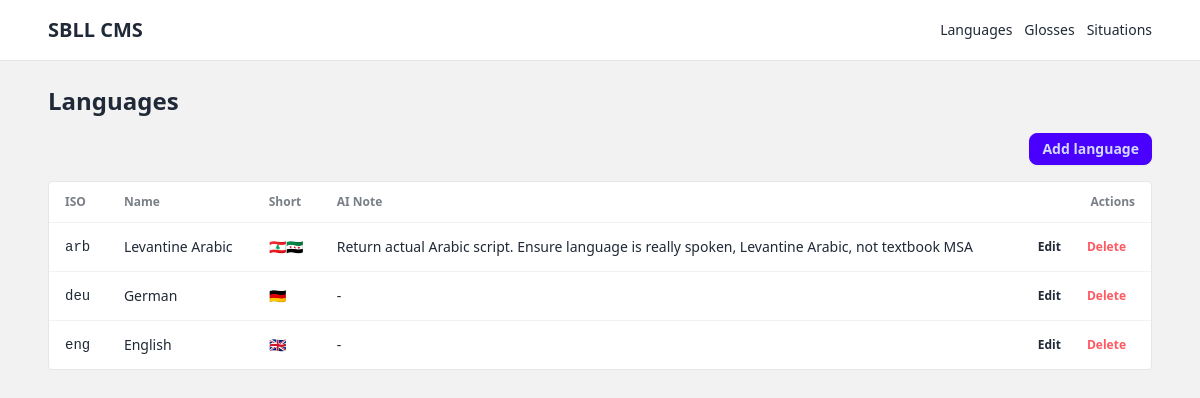
The app's page /languages/, older data.
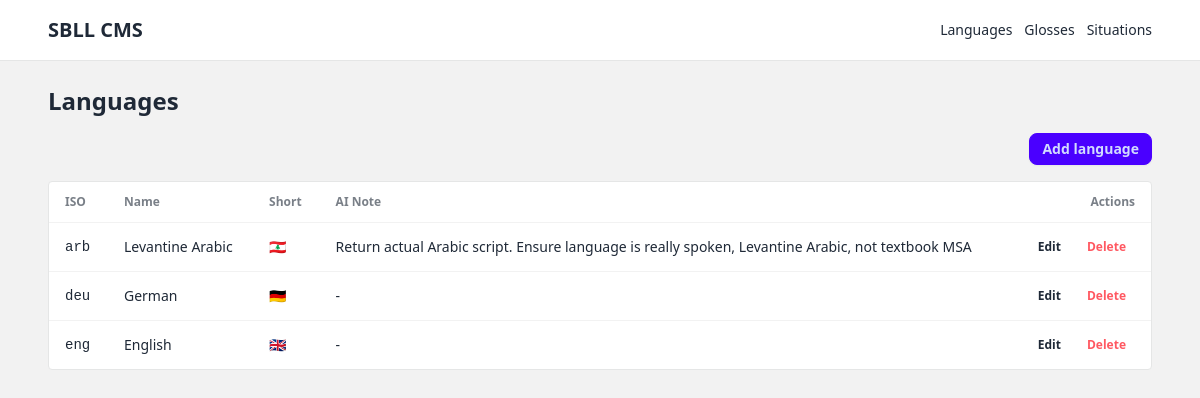
The same page, newer data.
### cms/models/language.py (models this page shows, shortened)
class Language(models.Model):
    iso = models.CharField(max_length=3, primary_key=True)
    name = models.CharField(max_length=128)
    short = models.CharField(max_length=50, null=True, blank=True)
    ai_note = models.TextField(blank=True)

### cms/views/language/list.py (the view)
# urls.py: path("languages/", views.language_list, name="language_list"),
def language_list(request):
    languages = Language.objects.order_by("iso")
    return render(request, "cms/language_list.html", {"languages": languages})

### cms/templates/cms/language_list.html (shortened to what this page needs)
{% extends "cms/base.html" %}
{% load lucide_tags %}
{% block content %}
<h1 class="text-2xl font-semibold mb-4">Languages</h1>
<div class="flex justify-end mb-4">
  <a href="{% url 'language_create' %}" class="btn btn-primary btn-sm flex items-center gap-2">
    <span>Add language</span>
  </a>
</div>
<div class="overflow-x-auto bg-base-100 border border-base-300 rounded">
  <table class="table">
    <thead>
      <tr>
        <th>ISO</th>
        <th>Name</th>
        <th>Short</th>
        <th>AI Note</th>
        <th class="text-right">Actions</th>
      </tr>
    </thead>
    <tbody>
      {% for language in languages %}
      <tr>
        <td class="font-mono">{{ language.iso }}</td>
        <td>{{ language.name }}</td>
        <td>{{ language.short|default:"-" }}</td>
        <td>{{ language.ai_note|default:"-" }}</td>
        <td class="text-right">
          <div class="flex justify-end gap-2">
            <a href="{% url 'language_update' language.iso %}" class="btn btn-ghost btn-xs gap-1">
              {% lucide "pencil" class="w-4 h-4" %} Edit
            </a>
            <a href="{% url 'language_delete' language.iso %}" class="btn btn-ghost btn-xs text-error gap-1">
              {% lucide "trash" class="w-4 h-4" %} Delete
            </a>
          </div>
        </td>
      </tr>
      {% empty %}
      <tr><td colspan="5" class="text-center text-light">No languages yet.</td></tr>
      {% endfor %}
    </tbody>
  </table>
</div>
{% endblock %}

Row changes from the older to the newer data that the page shows:
changed Language "arb": short "🇱🇧🇸🇾" → "🇱🇧"
